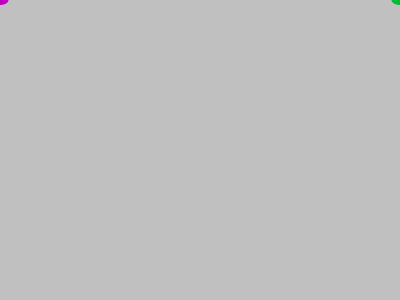
Frame 1 (no input)
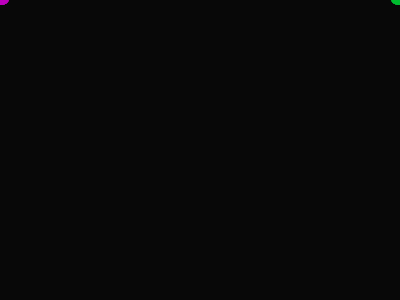
Frame 60 (the mouse pressed at the canvas centre just before this capture)
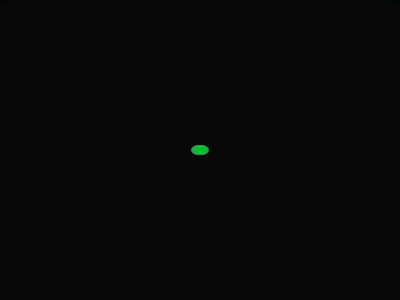
Frame 120 (the mouse held since frame 60 and released just before this capture)

The Processing sketch that drew these frames (run headless with seeded random() and noise(); from frame 60 on, the mouse is pressed at the canvas centre):

// Processing sketch: processing_149879
// ── processing_149879.pde

void setup() {
  size(400,300);
  
  noStroke();
}

void draw() {
  fill(200,0,200);
  ellipse(mouseX,mouseY,17,10);
  
   fill(0,200,50);
  ellipse(width-mouseX,mouseY,17,10);
  
  fill(0,15); 
  rect(0,0,width,height);
}
